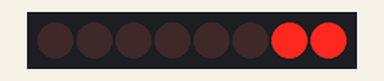
Simulated run of this sketch. Board: Arduino Uno, built with avr-gcc and run on an emulated ATmega328P. On the bench: 8 shift-register outputs drawn as a row of LEDs (first output left, lit = HIGH). Wiring (inferred from the names in the program): shift register (74HC595): data pin 12; shift clock pin 13; latch pin 8. Wiring (inferred from the signals the program sends): row of LEDs: on Q0, Q1, Q2, Q3, Q4, Q5, Q6, Q7.

Above: at 0.17 s.
At 0.87 s:
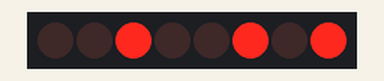
At 1.57 s:
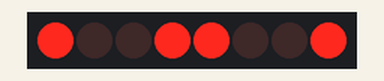
At 3.32 s:
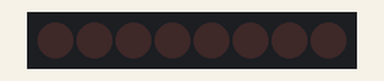
At 5.42 s:
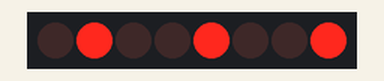
At 7.52 s:
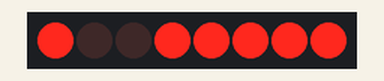
Timing chart, 0 to 8.1 s (numbered marks = the images above):
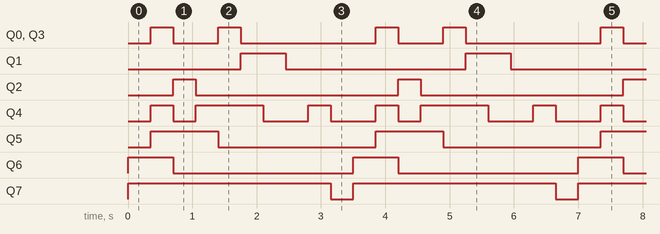

The sketch:

BT6.ino
```cpp
int clockpin = 13;
int datapin = 12;
int latchpin = 8;
const int X[10]
{
  0b11000000,//1->9
  0b11111001,
  0b10100100,
  0b10110000,
  0b10011001,
  0b10010010,
  0b10000010,
  0b10000000,
  0b10010000,
  };
void setup() {
  pinMode(clockpin, OUTPUT);
  pinMode(datapin, OUTPUT);
  pinMode(latchpin, OUTPUT);
}

void loop() {
  static int i = 0;

 digitalWrite(latchpin,LOW);
 shiftOut(datapin,clockpin,MSBFIRST,X[i] );
 digitalWrite(latchpin, HIGH);
  i = (i+1) % 10;
  delay(350);
}
```

Measured:
- by itself, Q0, Q3: repeats every 3.5 s: LOW 0.70 s, HIGH 0.35 s, LOW 2.1 s, HIGH 0.35 s
- by itself, Q1, Q6: alternates HIGH for 0.70 s and LOW for 2.8 s
- by itself, Q2: alternates HIGH for 0.35 s and LOW for 3.2 s
- by itself, Q4: repeats every 3.5 s: LOW 0.35 s, HIGH 1.1 s, 2 × (LOW 0.70 s, HIGH 0.35 s)
- by itself, Q5: alternates HIGH for 1.1 s and LOW for 2.5 s
- by itself, Q7: alternates HIGH for 3.2 s and LOW for 0.35 s
